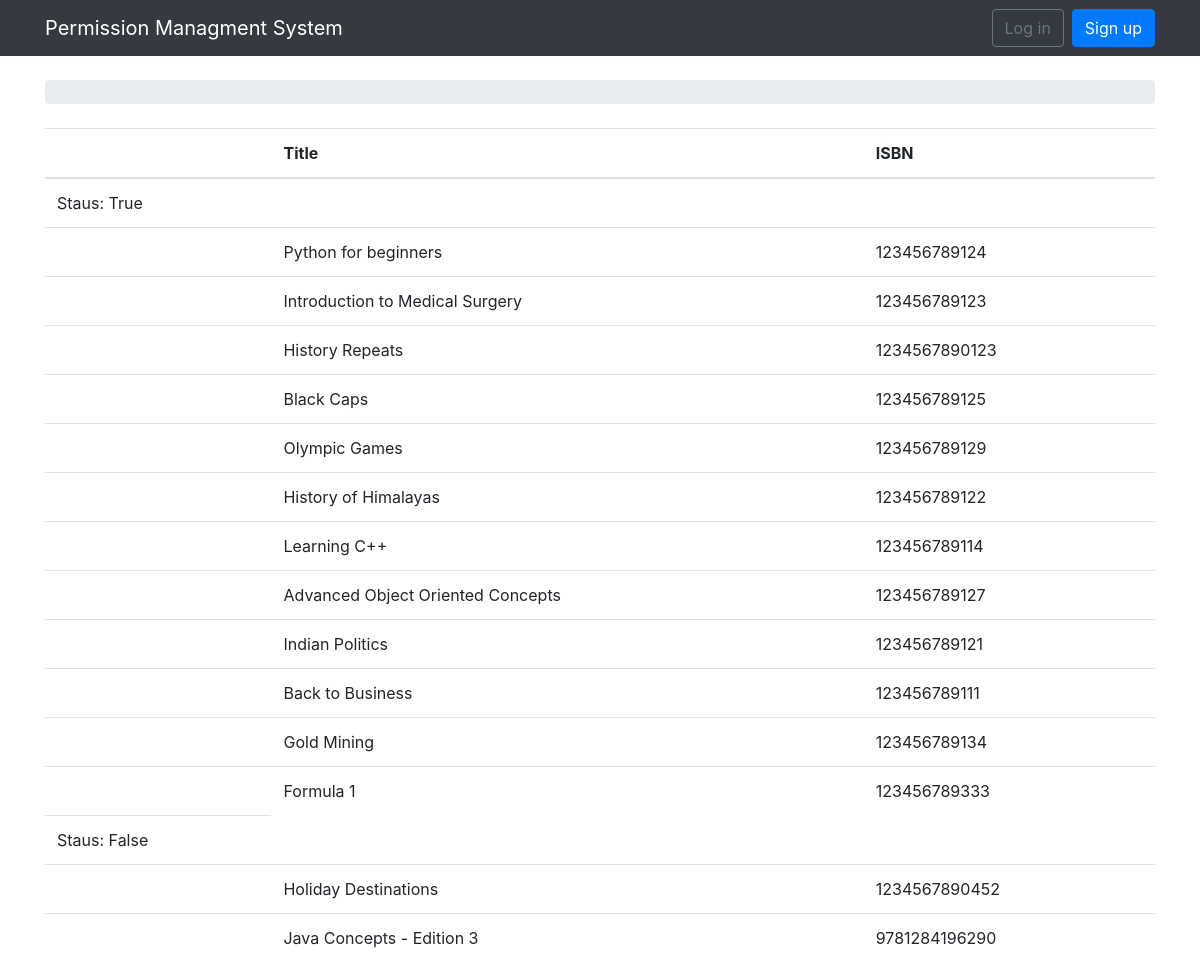
Page /books/list/ on the committed database.
### permissions/models.py (models this page shows, shortened)
class Book(models.Model):
    title = models.CharField(max_length=100, blank=True)
    isbn = models.CharField(max_length=13, unique=True)
    edition = models.CharField(max_length=10, blank=True)
    active = models.BooleanField(default=True)
    created_at = models.DateTimeField(auto_now_add=True, null=True)

### permissions/views.py (the view)
# urls.py: url(r'^books/list/$', views.book_list, name='book_list'),
def book_list(request):
    book = Book.objects.all()
    context = defaultdict(list)
    dict(context)
    for p in book:
        context[p.active].append(p.pk)
    context.default_factory = None
    return render(request, "booklist.html", {'context': context, 'book': book})

### templates/booklist.html (shortened to what this page needs)
{% extends 'base.html' %}
{% load humanize %}
{% block content %}
<table class="table">
  <thead class="thead-inverse">
    <tr>
      <th></th>
      <th>Title</th>
      <th>ISBN</th>
    </tr>
  </thead>
  <tbody>
{% for k,v in context.items %}
    <tr><td>Staus: {{k}}</td></tr>
    {% for x in v %}
        {% for b in book%}
        {% if x == b.pk %}
            <tr><td/><td>{{b.title}}</td>
            <td>{{b.isbn}}</td></tr>
        {%endif%}
        {% endfor %}
    {% endfor %}
{% endfor %}
</tbody>
</table>
{% endblock %}

### rows in the picture
Book: title "Python for beginners", isbn "123456789124"
Book: title "Introduction to Medical Surgery", isbn "123456789123"
Book: title "History Repeats", isbn "1234567890123"
Book: title "Black Caps", isbn "123456789125"
Book: title "Olympic Games", isbn "123456789129"
Book: title "History of Himalayas", isbn "123456789122"
Book: title "Learning C++", isbn "123456789114"
Book: title "Advanced Object Oriented Concepts", isbn "123456789127"
Book: title "Indian Politics", isbn "123456789121"
Book: title "Back to Business", isbn "123456789111"
Book: title "Gold Mining", isbn "123456789134"
Book: title "Formula 1", isbn "123456789333"
Book: title "Holiday Destinations", isbn "1234567890452"
Book: title "Java Concepts - Edition 3", isbn "9781284196290"

### other values in the picture
{{ k }} "True" "False"
